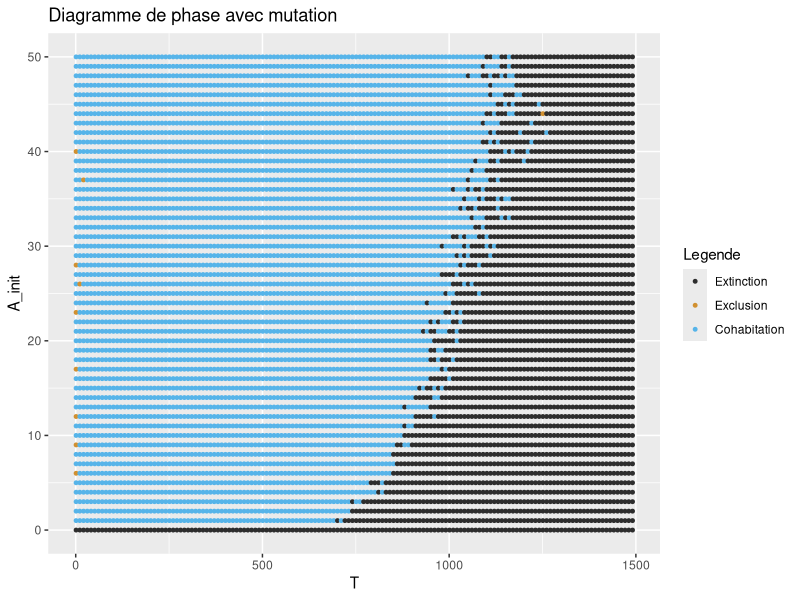

This figure's R source:
rm(list=ls())
library(ggplot2)

data = read.table("phase1conc.txt")
T = data$V1
A_init = data$V2
Ga = data$V3
Gb = data$V4
res = Ga

for (i in 1:length(res)){
  if (Gb[i]==0 && Ga[i]==0) {
    res[i] = 'A'}
  else if (Gb[i]==0) {
    res[i]='B'}
  else {
    res[i] = 'C'}
}
etat <- factor(res)
mescouleurs <- rainbow(n=8)
df = data.frame(T,A_init,Legende=etat)

p <- ggplot(data=df, 
            aes(x=T, y=A_init,colour=Legende))
p <- p + scale_color_manual(values=c("#2D2D2D",'#D19030','#56B4E9'),
                            labels=c("Extinction","Exclusion","Cohabitation"))
p <- p + geom_point(size=1)
p <- p + ggtitle("Diagramme de phase avec mutation")
p
